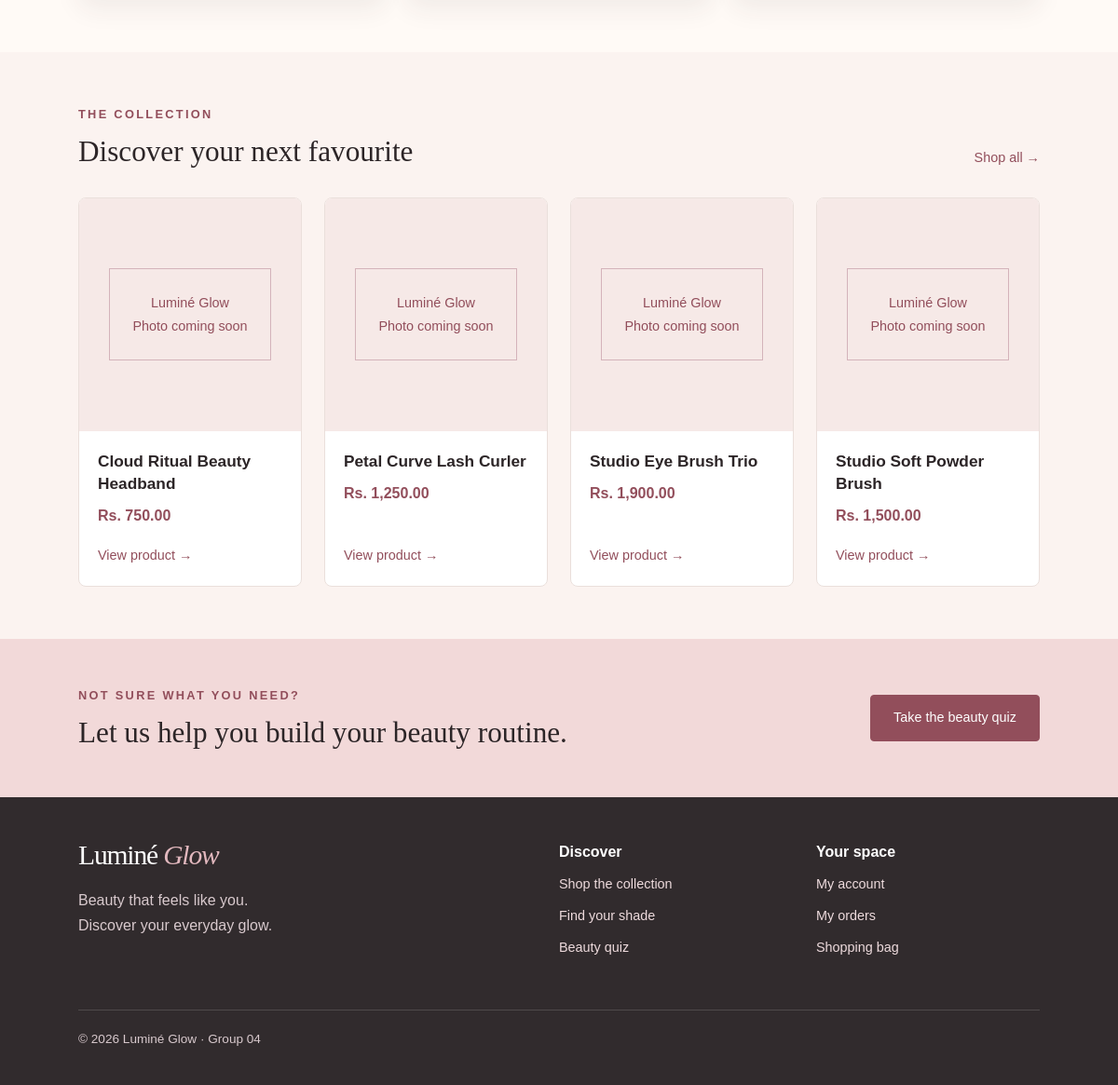
Before: / (lower part) with the older database file.
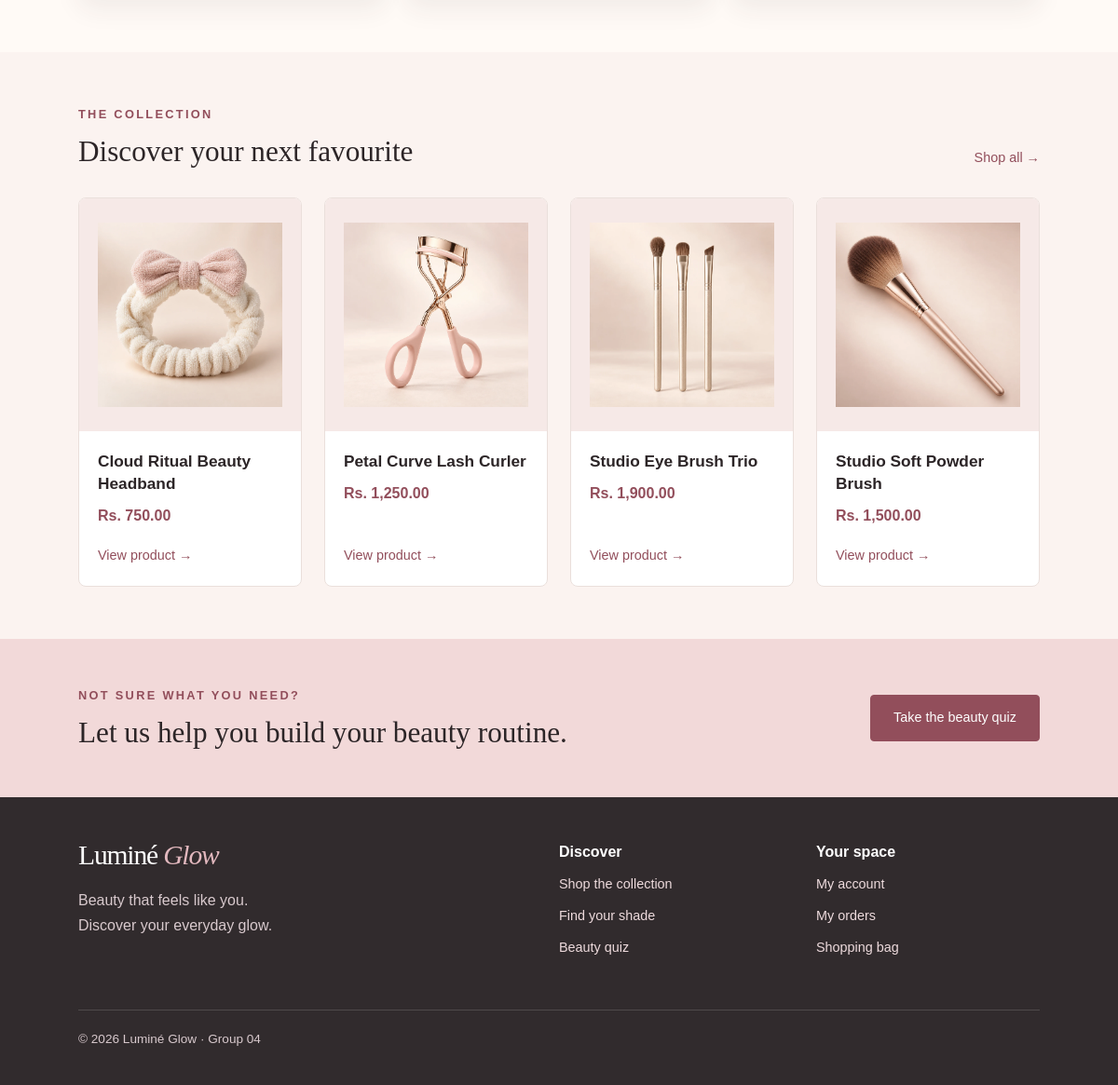
After: the same page with the newer database file.
### tables this page shows
CREATE TABLE Product (
    product_id INT AUTO_INCREMENT PRIMARY KEY,

    product_name VARCHAR(150) NOT NULL,
    price DECIMAL(10,2) NOT NULL,
    stock INT NOT NULL DEFAULT 0,

    category_id INT,
    brand_id INT,

    image VARCHAR(255),
    description TEXT,

    skin_tone VARCHAR(50),
    skin_type VARCHAR(50),

    sub_category VARCHAR(100) DEFAULT NULL,
    product_type VARCHAR(100) DEFAULT NULL,

    sku VARCHAR(50) DEFAULT NULL,
    barcode VARCHAR(50) DEFAULT NULL,
    short_description VARCHAR(255) DEFAULT NULL,

    ingredients TEXT,
    how_to_use TEXT,
    warnings TEXT,

    finish VARCHAR(50) DEFAULT NULL,
    coverage VARCHAR(50) DEFAULT NULL,

    FOREIGN KEY (category_id)
        REFERENCES Category(category_id),

    FOREIGN KEY (brand_id)
        REFERENCES Brand(brand_id)
);

### index.php (called while the page is built, shortened)
<?php
require_once __DIR__ . '/config/db.php';
$homeProducts = $pdo->query("SELECT * FROM Product ORDER BY product_id DESC LIMIT 4")->fetchAll();
require_once __DIR__ . '/includes/header.php';
require __DIR__ . '/views/home.view.php';
require_once __DIR__ . '/includes/footer.php';

### config/paths.php (called while the page is built, shortened)
<?php
function lg_url($path = '')
{
    return LG_BASE_PATH . '/' . ltrim((string) $path, '/');
}
function lg_image_url(array $product)
{
    $value = trim((string) ($product['image'] ?? ''));
    if ($value === '') {
        $value = trim((string) ($product['image_url'] ?? ''));
    }
    if ($value === '') {
        return '';
    }
    $value = str_replace('\\', '/', $value);
    $value = preg_replace(
        '~^(?:(?:\./|\.\./)+)(?=(?:assets|uploads)/)~',
        '',
        $value
    );
    if (strpos($value, '/') === false) {
        return lg_url('assets/images/products/' . $value);
    }
    return lg_url($value);
}

### views/home.view.php (the view, shortened to what this page needs)
<section class="section">
</section>
<section class="section soft">
<div class="section-heading">
    <div>
        <p class="eyebrow">THE COLLECTION</p>
        <h2>Discover your next favourite</h2>
    </div>
    <a href="<?= htmlspecialchars(lg_url('modules/products/index.php')) ?>">Shop all &rarr;</a>
</div>
<div class="product-grid">
<?php foreach ($homeProducts as $product): ?>
    <article class="product-card">
        <?php $photo = lg_image_url($product); ?>
        <div class="product-image">
            <?php if ($photo): ?>
                <img
                    src="<?= htmlspecialchars($photo, ENT_QUOTES, 'UTF-8') ?>"
                    alt="<?= htmlspecialchars($product['product_name']) ?>"
                    loading="lazy"
                >
            <?php else: ?>
                <div class="product-placeholder">
                    Luminé Glow<br>Photo coming soon
                </div>
            <?php endif; ?>
        </div>
        <div class="product-info">
            <h3><?= htmlspecialchars($product['product_name']) ?></h3>
            <p class="price">Rs. <?= number_format($product['price'], 2) ?></p>
            <a class="text-link" href="<?= htmlspecialchars(lg_url('modules/products/product.php?id=' . (int) $product['product_id'])) ?>">
                View product &rarr;
            </a>
        </div>
    </article>
<?php endforeach; ?>
</div>
</section>
<section class="quiz-banner">
    <div>
        <p class="eyebrow">NOT SURE WHAT YOU NEED?</p>
        <h2>Let us help you build your beauty routine.</h2>
    </div>
    <a class="btn" href="<?= htmlspecialchars(lg_url('modules/products/beauty-quiz.php')) ?>">
        Take the beauty quiz
    </a>
</section>

Changed rows visible on the page:
changed product "Cloud Ritual Beauty Headband": image: picture added; no longer shows "Luminé Glow Photo coming soon"
changed product "Petal Curve Lash Curler": image: picture added; no longer shows "Luminé Glow Photo coming soon"
changed product "Studio Eye Brush Trio": image: picture added; no longer shows "Luminé Glow Photo coming soon"
changed product "Studio Soft Powder Brush": image: picture added; no longer shows "Luminé Glow Photo coming soon"
